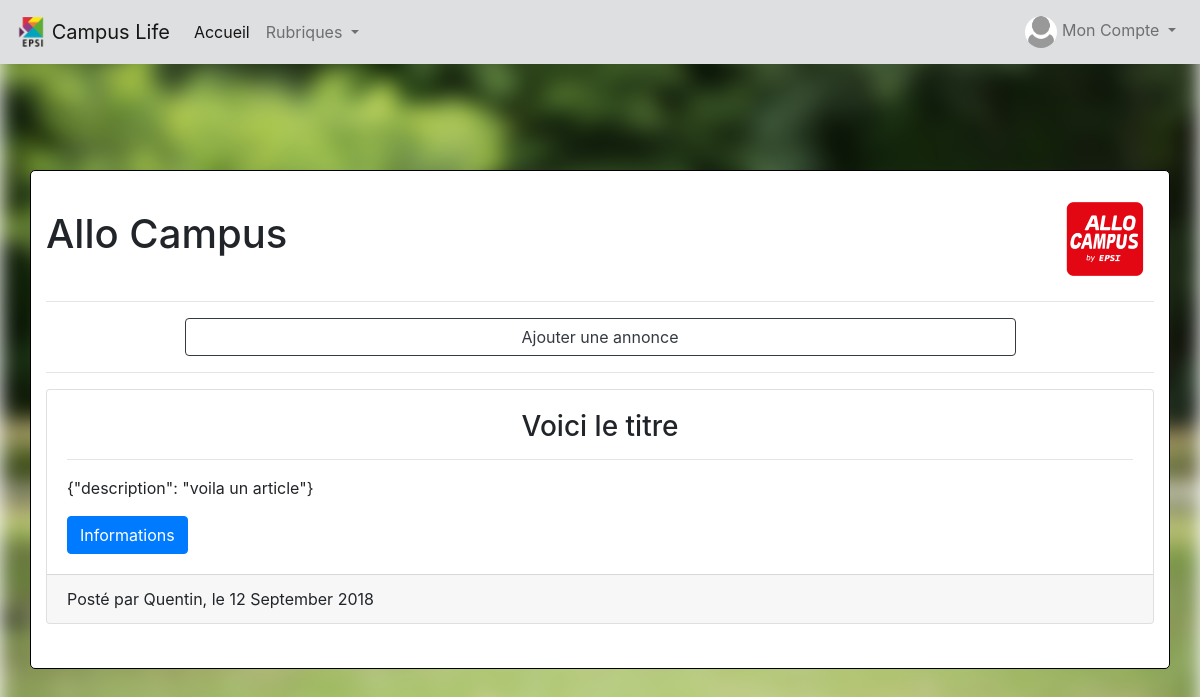
/?page=rubrique&rubrique=Allo Campus (signed in), run on the app's committed database.
### tables this page shows
CREATE TABLE `utilisateur` (
  `email` varchar(100) NOT NULL,
  `prenom` varchar(50) NOT NULL,
  `nom` varchar(50) NOT NULL,
  `annee` varchar(20) NOT NULL,
  `admin` tinyint(1) NOT NULL DEFAULT '0',
  `image` varchar(100) NOT NULL DEFAULT 'img/profil_defaut.png',
  `mdp` varchar(100) NOT NULL
);

CREATE TABLE `rubrique` (
  `nomRubrique` varchar(100) NOT NULL,
  `image` varchar(50) NOT NULL,
  `description` varchar(250) NOT NULL,
  `infos` varchar(250) NOT NULL
);

CREATE TABLE `article` (
  `id` int(11) NOT NULL,
  `dateCreation` date NOT NULL,
  `infos` varchar(250) NOT NULL,
  `emailUtilisateur` varchar(100) NOT NULL,
  `nomRubrique` varchar(100) NOT NULL,
  `titre` varchar(50) NOT NULL
);

### PHP/BDD/tables/Tables.php (called while the page is built, shortened)
<?php
	class Table {
		protected $_selectOne;
		public static function generateDelete( $nomTable, $primary ) {
			$conditions = "";
			for($i=0; $i < count($primary); $i++) {
				$conditions .= $primary[$i] . " = :" .$primary[$i];
			}
			return "DELETE FROM " . $nomTable . " WHERE " . $conditions;
		}
		public static function generateUpdateWP( $nomTable, $primary, $attributes ) {
			$conditions = "";
			for($i=0; $i < count($primary); $i++) {
				$conditions .= $primary[$i] . " = :" .$primary[$i];
			}
			$keys = "";
			for($i=0; $i < count($primary); $i++) {
				$keys .= $primary[$i] . " = :" . $primary[$i];
			}
			if(count($attributes) > 0) {
				$keys .= ", ";
				for($j=0; $j < count($attributes); $j++) {
					$keys .= $attributes[$j] . " = :" . $attributes[$j];
					if($j < count($attributes)-1){ $keys .= ", "; }
				}
			}
			return "UPDATE " . $nomTable . " SET " . $keys . " WHERE " . $conditions;
		}
		public static function generateUpdate( $nomTable, $primary, $attributes ) {
			$conditions = "";
			for($i=0; $i < count($primary); $i++) {
				$conditions .= $primary[$i] . " = :" .$primary[$i];
			}
			$keys = "";
			for($j=0; $j < count($attributes); $j++) {
				$keys .= $attributes[$j] . " = :" . $attributes[$j];
				if($j < count($attributes)-1){ $keys .= ", "; }
			}
			return "UPDATE " . $nomTable . " SET " . $keys . " WHERE " . $conditions;
		}
		public static function generateCreate( $nomTable, $primary, $attributes ) {
			$keys = "";
			$values = "";
			for($i=0; $i < count($primary); $i++) {
				$keys .= $primary[$i];
				$values .= ":" . $primary[$i];
			}
			if(count($attributes) > 0) {
				$keys .= ", ";
				$values .= ", ";
				for($j=0; $j < count($attributes); $j++) {
					$keys .= $attributes[$j];
					$values .= ":" . $attributes[$j];
					if($j < count($attributes)-1){
						$keys .= ", ";
						$values .= ", ";
					}
				}
			}
			return "INSERT INTO " . $nomTable . " ( " . $keys . " ) VALUES ( " . $values . " )";
		}
		public static function generateSelectAll( $nomTable ) {
			return "SELECT * FROM " . $nomTable;
		}
		public static function generateSelectOne( $nomTable, $primary ) {
			$conditions = "";
			for($i=0; $i < count($primary); $i++) {
				$conditions .= $primary[$i] . " = :" .$primary[$i];
			}
			return "SELECT * FROM " . $nomTable . " WHERE " . $conditions;
		}
		public function __construct($nomTable, $primary, $attributes) {
			$this->_selectOne = Table::generateSelectOne( $nomTable, $primary );
		}
		public function selectOne($primary) {
			$req = BDD::getBDD()->prepare($this->_selectOne);
			$req->execute($primary);
			return $req->fetch();
		}
	}
	require_once('TableArticle.php');
?>

### PHP/BDD/BDD.php (called while the page is built)
<?php
	class BDD {
		private static $adresseBDD = "127.0.0.1";
		private static $nomBDD = "site";
		private static $utilisateurBDD= "root";
		private static $motdepasseBDD= "root";
		private static $bd;
		public static function connectBDD() {
			BDD::$bd = new PDO('mysql:host='.BDD::$adresseBDD.';dbname='.BDD::$nomBDD.';', BDD::$utilisateurBDD, BDD::$motdepasseBDD);
			if(BDD::$bd != NULL)
				return true;
			return false;
		}
		public static function getBDD() {
			return BDD::$bd;
		}
	}
	require_once('tables/Tables.php');
?>

### PHP/BDD/tables/TableArticle.php (called while the page is built, shortened)
<?php
class TableArticle extends Table {
	protected $_getAllByRubrique ;
	public function __construct()
	{
		$this->_getAllByRubrique = "SELECT *, DATE_FORMAT(dateCreation, '%d %M %Y') AS dateInscriptionFormatee  FROM article WHERE nomRubrique = :nomRubrique ORDER BY dateCreation DESC";
	}
	public function getAllByRubrique($args) {
		$req = BDD::getBDD()->prepare($this->_getAllByRubrique);
		$req->execute($args);
		return $req->fetchAll();
	}
}
?>

### PHP/template/rubrique.php (the view, shortened to what this page needs)
<?php
$rubrique = $table_rubrique->selectOne(array("nomRubrique"=>$_GET['rubrique']));
?>
<div class="row align-items-center">
    <div class="col-auto mr-auto">
        <h1> <?php  echo $rubrique['nomRubrique'] ;  ?> </h1>
    </div>
    <div class="col-auto">
        <?php echo '<img src=" ' . $rubrique['image'] . ' " style="max-width:100px" alt="image_rubrique">'; ?>
    </div>
</div>
<hr>
<div class="d-flex justify-content-center">
    <button class="btn btn-outline-dark w-75" data-toggle="modal" data-target="#rubrique">Ajouter une annonce</button>
</div>
<hr>
<?php
$listArticles =$table_article ->getAllByRubrique (array("nomRubrique"=>$rubrique['nomRubrique']));
if(count($listArticles)!=0)
{
	foreach($listArticles as $id=>$article)
	{
        $utilisateur = $table_utilisateur->selectOne(array("email"=>$article['emailUtilisateur']));
        echo '<div class="card">'.
             '   <div class="card-body">'.
             '      <h3 class="class-title text-center"> ' . $article['titre'] . ' </h3>'.
             '      <hr>'.
             '      <p class="card-text"> ' . $article['infos'] . ' </p>'.
             '      <a href="#" class="btn btn-primary">Informations</a>'.
             '   </div>'.
             '   <div class="card-footer">'.
             '      <p class="card-text"> Posté par ' . $utilisateur['prenom'] . ', le ' . $article['dateInscriptionFormatee'] . ' </p>'.
             '   </div>'.
             '</div>'.
             '<br>';
	}
} else {
	echo 'Aucun article publié récemment';
}
?>

### PHP/template/header.php (shortened to what this page needs)
<nav class="navbar fixed-top navbar-expand-md navbar-light fi" style="background-color: #dedfe0;">
	<a class="navbar-brand" href="<?php echo $baseWebPath; ?>">
	<img src="<?php echo $baseWebPath; ?>img/logo.png" width="30" height="30" class="d-inline-block align-top" alt="">
	Campus Life
	</a>
	<div class="collapse navbar-collapse" id="navbarNav">
		<ul class="navbar-nav mr-auto">
			<li class="nav-item active">
				<a class="nav-link" href="<?php echo $baseWebPath; ?>">Accueil <span class="sr-only">(current)</span></a>
			</li>
		<li class="nav-item dropdown">
			<a class="nav-link dropdown-toggle" href="#" id="rubriques" role="button" data-toggle="dropdown" aria-haspopup="true" aria-expanded="false">
			Rubriques
			</a>
		</li>
		</ul>
		<ul class="navbar-nav">
<?php
	if($user != null) {
		echo "<li class=\"nav-item dropdown\">".
			 "<a class=\"nav-link dropdown-toggle\" href=\"#\" id=\"navbarDropdown\" role=\"button\" data-toggle=\"dropdown\" aria-haspopup=\"true\" aria-expanded=\"false\">".
			 "<img src=\"" . $user['image'] . "\" width=\"32\" height=\"32\" class=\"rounded-circle\" />&nbsp;Mon Compte&nbsp;" .
			 "</a>".
			 "<div class=\"dropdown-menu\" aria-labelledby=\"rubriques\">".
			 "<a class=\"dropdown-item\" href=\"". $baseWebPath ."?page=profil\">Profil</a>".
			 "<div class=\"dropdown-divider\"></div>".
			 "<a class=\"dropdown-item\" id=\"deconnexion\" href=\"#\">Se déconnecter</a>".
			 "</div>".
			 "</li>";
	} else {
		echo "<li class=\"nav-item\">".
			 "<button type=\"button\" class=\"btn btn-outline-dark\" data-toggle=\"modal\" data-target=\"#connexion-modal\">Se connecter</button>".
			 "</li>";
	}
?>
		</ul>
	</div>
</nav>

### data on the page
utilisateur: image (picture)
rubrique: nomRubrique "Allo Campus", image (picture)
article: titre "Voici le titre", infos "{\"description\": \"voila un article\"}", emailUtilisateur.prenom "Quentin", dateInscriptionFormatee "12 September 2018"
